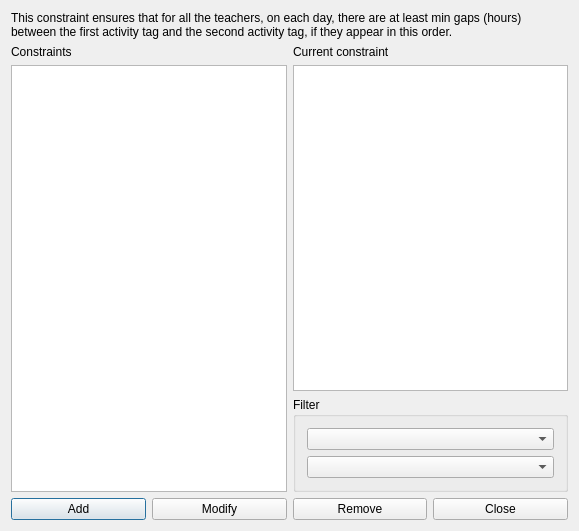
<?xml version="1.0" encoding="UTF-8"?>
<ui version="4.0">
 <class>ConstraintTeachersMinGapsBetweenOrderedPairOfActivityTagsForm_template</class>
 <widget class="QDialog" name="ConstraintTeachersMinGapsBetweenOrderedPairOfActivityTagsForm_template">
  <property name="geometry">
   <rect>
    <x>0</x>
    <y>0</y>
    <width>579</width>
    <height>531</height>
   </rect>
  </property>
  <property name="windowTitle">
   <string extracomment="This is the title of the dialog to see the list of all constraints of this type">Constraints teachers min gaps between ordered pair of activity tags</string>
  </property>
  <layout class="QGridLayout" name="gridLayout_2">
   <item row="0" column="0" colspan="2">
    <widget class="QLabel" name="textLabel1">
     <property name="sizePolicy">
      <sizepolicy hsizetype="Minimum" vsizetype="Minimum">
       <horstretch>0</horstretch>
       <verstretch>0</verstretch>
      </sizepolicy>
     </property>
     <property name="text">
      <string>This constraint ensures that for all the teachers, on each day, there are at least min gaps (hours) between the first activity tag and the second activity tag, if they appear in this order.</string>
     </property>
     <property name="wordWrap">
      <bool>true</bool>
     </property>
    </widget>
   </item>
   <item row="1" column="1">
    <layout class="QVBoxLayout" name="verticalLayout_2">
     <item>
      <widget class="QLabel" name="currentConstraintTextLabel">
       <property name="text">
        <string>Current constraint</string>
       </property>
       <property name="wordWrap">
        <bool>false</bool>
       </property>
      </widget>
     </item>
     <item>
      <widget class="QPlainTextEdit" name="currentConstraintTextEdit"/>
     </item>
    </layout>
   </item>
   <item row="2" column="1">
    <widget class="QGroupBox" name="filterGroupBox">
     <property name="title">
      <string>Filter</string>
     </property>
     <layout class="QGridLayout" name="gridLayout">
      <item row="0" column="0">
       <widget class="QComboBox" name="firstActivityTagComboBox"/>
      </item>
      <item row="1" column="0">
       <widget class="QComboBox" name="secondActivityTagComboBox"/>
      </item>
     </layout>
    </widget>
   </item>
   <item row="3" column="0" colspan="2">
    <layout class="QHBoxLayout" name="horizontalLayout">
     <item>
      <widget class="QPushButton" name="addConstraintPushButton">
       <property name="text">
        <string>Add</string>
       </property>
      </widget>
     </item>
     <item>
      <widget class="QPushButton" name="modifyConstraintPushButton">
       <property name="text">
        <string>Modify</string>
       </property>
      </widget>
     </item>
     <item>
      <widget class="QPushButton" name="removeConstraintPushButton">
       <property name="text">
        <string>Remove</string>
       </property>
      </widget>
     </item>
     <item>
      <widget class="QPushButton" name="closePushButton">
       <property name="text">
        <string>Close</string>
       </property>
      </widget>
     </item>
    </layout>
   </item>
   <item row="1" column="0" rowspan="2">
    <layout class="QVBoxLayout" name="verticalLayout">
     <item>
      <widget class="QLabel" name="constraintsTextLabel">
       <property name="frameShape">
        <enum>QFrame::NoFrame</enum>
       </property>
       <property name="frameShadow">
        <enum>QFrame::Plain</enum>
       </property>
       <property name="text">
        <string>Constraints</string>
       </property>
       <property name="wordWrap">
        <bool>false</bool>
       </property>
      </widget>
     </item>
     <item>
      <widget class="QListWidget" name="constraintsListWidget"/>
     </item>
    </layout>
   </item>
  </layout>
 </widget>
 <layoutdefault spacing="6" margin="11"/>
 <resources/>
 <connections/>
</ui>
